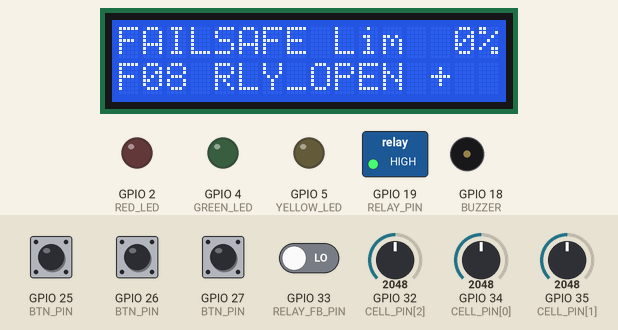
Bench run of a sketch on a simulated ESP32. Shown: 16×2 character LCD, switched loads named in the sketch (green lamp = pin HIGH), output pins drawn as LEDs (lit = HIGH), buzzer (waves = sounding, pin HIGH). Dashed ring = blinking. The inputs (shaded band) are chosen by the test bench; at power-on: GPIO 25 (BTN_PIN), GPIO 26 (BTN_PIN), GPIO 27 (BTN_PIN) HIGH, GPIO 33 (RELAY_FB_PIN) LOW, GPIO 32 (CELL_PIN[2]) = 2048, GPIO 34 (CELL_PIN[0]) = 2048, GPIO 35 (CELL_PIN[1]) = 2048. Random numbers use the default seed unless the sketch sets one; the modem accepts every AT command (registered, SIM ready, sends succeed) and sends nothing else; what the sketch prints to the serial monitor is not drawn.

Above: at 1.2 s.
1.3 s: GPIO 33 (RELAY_FB_PIN) driven HIGH
At 1.87 s:
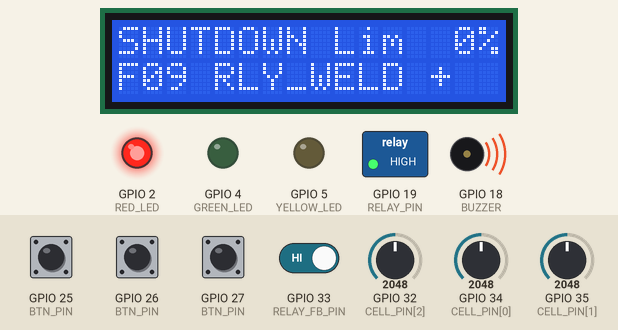
3.4 s: GPIO 33 (RELAY_FB_PIN) driven LOW
At 4.87 s:
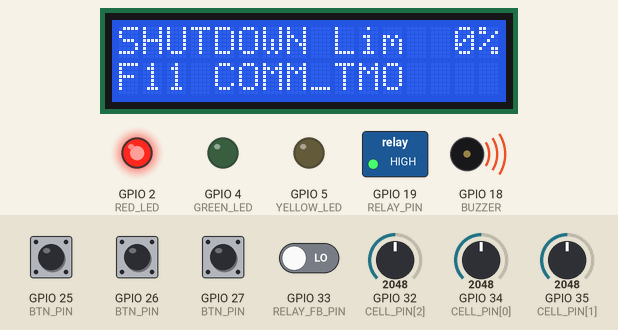
6.4 s: GPIO 25 (BTN_PIN) pulled LOW for 0.15 s
At 6.77 s:
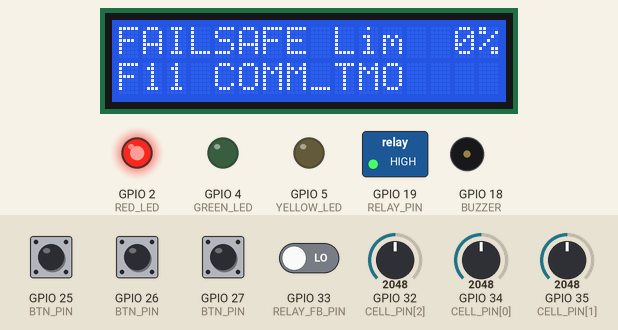
7.1 s: GPIO 32 (CELL_PIN[2]) set to 2638
10.1 s: GPIO 32 (CELL_PIN[2]) set to 2755
At 10.75 s:
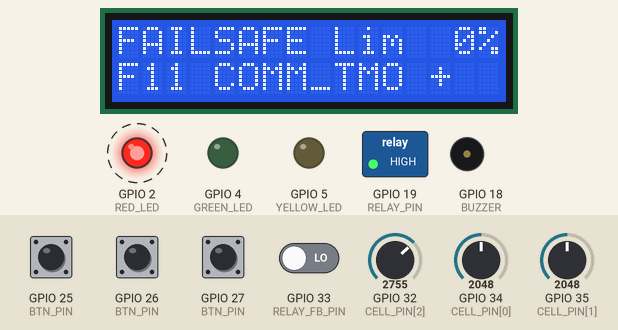
12.6 s: GPIO 34 (CELL_PIN[0]) set to 552
14.2 s: GPIO 34 (CELL_PIN[0]) set to 488
At 14.76 s:
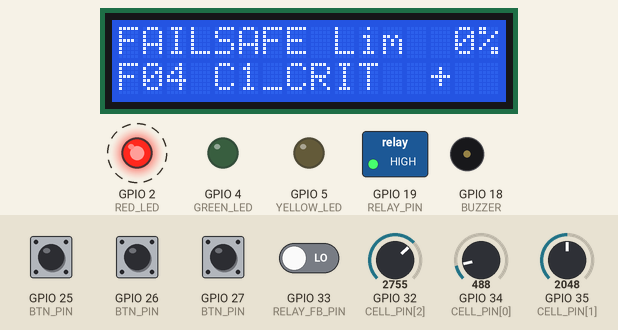
Timing chart, 0 to 53.7 s (numbered marks = the images above; inputs shaded):
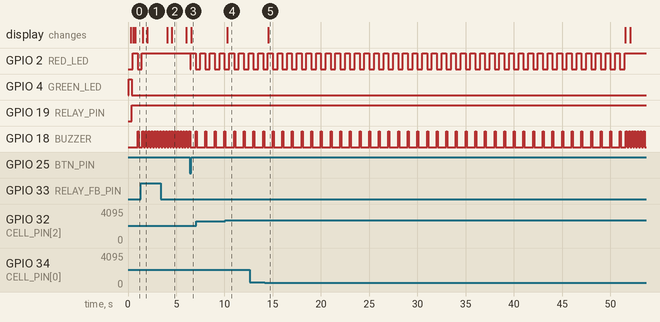

Measured:
- the behaviour switches between 2683 and 2684 on GPIO 32 (CELL_PIN[2]) (found by bisection; images 3 and 4)
- the behaviour switches between 513 and 512 on GPIO 34 (CELL_PIN[0]) (found by bisection; images 4 and 5)
- after the input at 6.4 s, GPIO 2 (RED_LED): HIGH → LOW after 0.06 s, → HIGH 0.04 s later, → LOW 0.50 s later; the display: changes after 0.14 s (image 3)
- after the input at 10.1 s, the display: changes after 0.18 s (image 4)
- what the display in image 1 shows lasts 0.5 s, from 1.5 s to 2.0 s
- what the display in image 2 shows lasts 1.5 s, from 4.5 s to 6.0 s

The sketch:

sketch.ino
```cpp
// Fault State Machine with Structured Recovery (ESP32, Wokwi)
// States: NORMAL, DEGRADED, FAILSAFE, SHUTDOWN. Transitions come from ONE table.
// Faults are identified by ID and source (CELL / RELAY / COMM / ADC) and remembered.
// Recovery from FAILSAFE is a verification sequence, never a jump to NORMAL.
// No delay() anywhere. Every state transition is logged as one JSON line.
#include <Wire.h>
#include <LiquidCrystal_I2C.h>
#include <stdarg.h>

// ---------- Types (declared first so Arduino auto-prototypes can see them) ----------
enum State  : uint8_t { S_NORMAL, S_DEGRADED, S_FAILSAFE, S_SHUTDOWN, NUM_STATES };
enum Event  : uint8_t { EV_CLEAR, EV_MINOR, EV_MAJOR, EV_FATAL, EV_VERIFIED, EV_EXHAUSTED, EV_RESET, NUM_EVENTS };
enum Source : uint8_t { SRC_NONE, SRC_CELL, SRC_RELAY, SRC_COMM, SRC_ADC };
enum Sev    : uint8_t { SEV_NONE, SEV_DEG, SEV_FS, SEV_SD };
enum FaultId : uint8_t {
  F_NONE,
  F_C1_LOW, F_C2_LOW, F_C3_LOW,          // cell weak            -> DEGRADED
  F_C1_CRIT, F_C2_CRIT, F_C3_CRIT,       // cell under/over volt -> FAILSAFE
  F_IMBAL,                               // cell imbalance       -> DEGRADED
  F_RLY_OPEN, F_RLY_WELD,                // relay stuck open -> FAILSAFE, welded -> SHUTDOWN
  F_COMM_CRC, F_COMM_TMO,                // comm bad frames -> DEGRADED, timeout -> FAILSAFE
  F_ADC1_FRZ, F_ADC2_FRZ, F_ADC3_FRZ,    // frozen ADC channel   -> FAILSAFE
  NUM_FAULTS
};
enum Verify : uint8_t { V_WAIT_CLEAR, V_STABLE, V_RELAY_TEST, V_ADC_CHECK, V_COMM_CHECK };
enum Inject : uint8_t { INJ_NONE, INJ_ADC_FREEZE, INJ_RELAY_OPEN, INJ_RELAY_WELD, INJ_COMM_LOSS, INJ_COMM_NOISE, NUM_INJ };
struct FaultInfo { const char* name; uint8_t source; uint8_t sev; };

// ---------- Fault table: name, source, severity ----------
const FaultInfo FAULTS[NUM_FAULTS] = {
  {"NONE",     SRC_NONE,  SEV_NONE},
  {"C1_LOW",   SRC_CELL,  SEV_DEG}, {"C2_LOW",   SRC_CELL, SEV_DEG}, {"C3_LOW",   SRC_CELL, SEV_DEG},
  {"C1_CRIT",  SRC_CELL,  SEV_FS},  {"C2_CRIT",  SRC_CELL, SEV_FS},  {"C3_CRIT",  SRC_CELL, SEV_FS},
  {"IMBAL",    SRC_CELL,  SEV_DEG},
  {"RLY_OPEN", SRC_RELAY, SEV_FS},  {"RLY_WELD", SRC_RELAY, SEV_SD},
  {"COMM_CRC", SRC_COMM,  SEV_DEG}, {"COMM_TMO", SRC_COMM, SEV_FS},
  {"ADC1_FRZ", SRC_ADC,   SEV_FS},  {"ADC2_FRZ", SRC_ADC,  SEV_FS},  {"ADC3_FRZ", SRC_ADC,  SEV_FS}
};
const char* STATE_NAME[]  = {"NORMAL", "DEGRADED", "FAILSAFE", "SHUTDOWN"};
const char* SOURCE_NAME[] = {"NONE", "CELL", "RELAY", "COMM", "ADC"};
const char* STEP_NAME[]   = {"WAIT_CLEAR", "STABLE", "RELAY_TEST", "ADC_CHECK", "COMM_CHECK"};
const char* INJ_NAME[]    = {"NONE", "ADC_FREEZE", "RELAY_OPEN", "RELAY_WELD", "COMM_LOSS", "COMM_NOISE"};
const char* EVENT_REASON[] = {"stable, hold complete", "minor fault", "major fault", "fatal fault",
                              "verification passed", "recovery failed", "operator reset"};

// ---------- THE TRANSITION TABLE: next state = TRANS[current state][event] ----------
//                         CLEAR       MINOR       MAJOR       FATAL       VERIFIED    EXHAUSTED   RESET
const uint8_t TRANS[NUM_STATES][NUM_EVENTS] = {
  /* NORMAL   */ { S_NORMAL,   S_DEGRADED, S_FAILSAFE, S_SHUTDOWN, S_NORMAL,   S_NORMAL,   S_NORMAL   },
  /* DEGRADED */ { S_NORMAL,   S_DEGRADED, S_FAILSAFE, S_SHUTDOWN, S_DEGRADED, S_DEGRADED, S_DEGRADED },
  /* FAILSAFE */ { S_FAILSAFE, S_FAILSAFE, S_FAILSAFE, S_SHUTDOWN, S_DEGRADED, S_SHUTDOWN, S_FAILSAFE },
  /* SHUTDOWN */ { S_SHUTDOWN, S_SHUTDOWN, S_SHUTDOWN, S_SHUTDOWN, S_SHUTDOWN, S_SHUTDOWN, S_FAILSAFE }
};

LiquidCrystal_I2C lcd(0x27, 16, 2);

// ---------- Pins ----------
const uint8_t CELL_PIN[3] = {34, 35, 32};   // pots = 3 battery cells
#define RELAY_PIN 19                         // relay drive
#define RELAY_FB_PIN 33                      // relay feedback (COM-NO contact to 3V3)
#define RELAY_ACTIVE_LOW true                // flip if your relay module acts the other way
#define COMM_RX 16                           // Serial2 loopback: wire GPIO17 to GPIO16
#define COMM_TX 17
#define RED_LED 2
#define GREEN_LED 4
#define YELLOW_LED 5
#define BUZZER 18
#define BTN_RESET 25                         // leave SHUTDOWN
#define BTN_INJECT 26                        // cycle injected fault
#define BTN_REPORT 27                        // print the fault registry

// ---------- Tuning ----------
const uint32_t SAMPLE_MS = 50, LCD_MS = 250, STAT_MS = 5000;
const uint8_t  ASSERT_N = 3, CLEAR_N = 20;               // fault debounce: 150 ms set, 1 s clear
const uint8_t  FROZEN_N = 20;                            // identical readings in a row = frozen (1 s)
const uint32_t RELAY_SETTLE_MS = 150;                    // time allowed for feedback to follow
const uint32_t COMM_PERIOD_MS = 100, COMM_TIMEOUT_MS = 500;
const uint32_t DEGRADED_HOLD_MS = 5000;                  // clean time before DEGRADED -> NORMAL
const uint32_t VERIFY_STABLE_MS = 3000, RELAY_TEST_MS = 400, ADC_CHECK_MS = 1000, COMM_CHECK_MS = 2000;
const uint8_t  COMM_CHECK_GOOD = 8;
const uint8_t  MAX_VERIFY_ATTEMPTS = 3;
const uint32_t FAILSAFE_TIMEOUT_MS = 45000;              // FAILSAFE can never last longer
const float LOW_TRIP = 3.30, LOW_CLR = 3.40;
const float CRIT_LO = 3.00, CRIT_LO_CLR = 3.05, CRIT_HI = 4.25, CRIT_HI_CLR = 4.20;
const float IMBAL_TRIP = 0.25, IMBAL_CLR = 0.18;
const uint8_t FROZEN_CH = 1;                             // ADC_FREEZE injection freezes cell 2

// ---------- Global data ----------
uint8_t state = S_NORMAL, vstep = V_WAIT_CLEAR, inject = INJ_NONE;
uint8_t verifyAttempts = 0, limitPct = 100, lastFaultId = F_NONE, relayPhase = 0;
uint32_t stateSince = 0, vT = 0, failsafeSince = 0, seqNo = 0, transitions = 0;
const char* exhaustReason = "";
bool relayCmd = true, resetRequested = false, cleanOn = false;
uint32_t relayCmdSince = 0, cleanSince = 0;
float volts[3] = {3.6, 3.6, 3.6};
uint16_t heldRaw = 0, lastRaw[3] = {0, 0, 0}, adcMin[3], adcMax[3], rawNow[3] = {2048, 2048, 2048};
uint8_t same[3] = {0, 0, 0};

// Fault registry (kept for the whole run)
uint16_t activeMask = 0;
uint8_t  aCnt[NUM_FAULTS], cCnt[NUM_FAULTS];
uint16_t occur[NUM_FAULTS];
uint32_t firstMs[NUM_FAULTS], lastMs[NUM_FAULTS];

// Communication
uint8_t txSeq = 0, rxSeq = 0, rxBuf[4], rxIdx = 0, crcScore = 0, goodStreak = 0;
bool haveSeq = false;
uint32_t lastGoodMs = 0, crcErrors = 0, framesOk = 0;
uint32_t maxLoopUs = 0, stalls = 0;

// ---------- Structured log: one JSON object per line ----------
void logj(const char* ev, const char* fmt, ...) {
  char body[170];
  va_list ap; va_start(ap, fmt); vsnprintf(body, sizeof body, fmt, ap); va_end(ap);
  Serial.printf("{\"t_ms\":%lu,\"ev\":\"%s\",%s}\n", (unsigned long)millis(), ev, body);
}

// ---------- Relay ----------
void setRelayCmd(bool closed) {
  if (closed == relayCmd) return;
  relayCmd = closed; relayCmdSince = millis();
  digitalWrite(RELAY_PIN, (closed != RELAY_ACTIVE_LOW) ? HIGH : LOW);
  logj("RELAY", "\"cmd\":\"%s\"", closed ? "CLOSE" : "OPEN");
}
bool readFeedback() {
  if (inject == INJ_RELAY_OPEN) return false;      // injected: contact stuck open
  if (inject == INJ_RELAY_WELD) return true;       // injected: contact welded shut
  return digitalRead(RELAY_FB_PIN) == HIGH;
}

// ---------- Fault registry ----------
bool isActive(uint8_t id) { return (activeMask >> id) & 1; }

uint8_t worstSeverity() {
  uint8_t w = SEV_NONE;
  for (uint8_t id = 1; id < NUM_FAULTS; id++) if (isActive(id) && FAULTS[id].sev > w) w = FAULTS[id].sev;
  return w;
}
uint8_t dominantFault() {                          // most severe active fault
  uint8_t best = F_NONE, bs = SEV_NONE;
  for (uint8_t id = 1; id < NUM_FAULTS; id++) if (isActive(id) && FAULTS[id].sev > bs) { bs = FAULTS[id].sev; best = id; }
  return best;
}

// Debounced set/clear. A fault becomes active after ASSERT_N bad samples in a row
// and clears after CLEAR_N good samples in a row.
void faultReport(uint8_t id, bool cond) {
  uint32_t now = millis();
  if (cond) {
    cCnt[id] = 0;
    if (!isActive(id) && ++aCnt[id] >= ASSERT_N) {
      activeMask |= (uint16_t)(1u << id); aCnt[id] = 0;
      occur[id]++; if (occur[id] == 1) firstMs[id] = now;
      lastMs[id] = now; lastFaultId = id;
      logj("FAULT", "\"action\":\"SET\",\"fault_id\":%u,\"fault\":\"%s\",\"source\":\"%s\",\"severity\":%u,\"count\":%u",
           id, FAULTS[id].name, SOURCE_NAME[FAULTS[id].source], FAULTS[id].sev, occur[id]);
    }
  } else {
    aCnt[id] = 0;
    if (isActive(id) && ++cCnt[id] >= CLEAR_N) {
      activeMask &= (uint16_t)~(1u << id); cCnt[id] = 0; lastMs[id] = now;
      logj("FAULT", "\"action\":\"CLEAR\",\"fault_id\":%u,\"fault\":\"%s\",\"source\":\"%s\"",
           id, FAULTS[id].name, SOURCE_NAME[FAULTS[id].source]);
    }
  }
}

void dumpRegistry() {
  for (uint8_t id = 1; id < NUM_FAULTS; id++)
    logj("REGISTRY", "\"fault_id\":%u,\"fault\":\"%s\",\"source\":\"%s\",\"severity\":%u,\"active\":%s,\"count\":%u,\"first_ms\":%lu,\"last_ms\":%lu",
         id, FAULTS[id].name, SOURCE_NAME[FAULTS[id].source], FAULTS[id].sev, isActive(id) ? "true" : "false",
         occur[id], (unsigned long)firstMs[id], (unsigned long)lastMs[id]);
}

// ---------- State machine core ----------
void enterState(uint8_t next, uint8_t fid, const char* why) {
  uint8_t prev = state;
  seqNo++;
  logj("STATE", "\"seq\":%lu,\"from\":\"%s\",\"to\":\"%s\",\"fault_id\":%u,\"fault\":\"%s\",\"source\":\"%s\",\"reason\":\"%s\"",
       (unsigned long)seqNo, STATE_NAME[prev], STATE_NAME[next], fid, FAULTS[fid].name, SOURCE_NAME[FAULTS[fid].source], why);
  state = next; stateSince = millis(); transitions++;
  if (next == S_NORMAL)        { verifyAttempts = 0; limitPct = 100; setRelayCmd(true); }
  else if (next == S_DEGRADED) { limitPct = 50; setRelayCmd(true); }
  else if (next == S_FAILSAFE) {
    limitPct = 0; setRelayCmd(false);
    failsafeSince = stateSince; vstep = V_WAIT_CLEAR; vT = stateSince;
    if (prev == S_DEGRADED) verifyAttempts++;     // relapse after a recovery counts against us
  } else { limitPct = 0; setRelayCmd(false); }    // SHUTDOWN
}

void dispatch(uint8_t ev) {
  uint8_t next = TRANS[state][ev];
  if (next == state) return;
  uint8_t fid = F_NONE;
  if (ev == EV_MINOR || ev == EV_MAJOR || ev == EV_FATAL || ev == EV_EXHAUSTED) {
    fid = dominantFault(); if (!fid) fid = lastFaultId;
  }
  enterState(next, fid, ev == EV_EXHAUSTED ? exhaustReason : EVENT_REASON[ev]);
}

// ---------- FAILSAFE verification: a fixed sequence of checks ----------
void vgo(uint8_t step) {
  vstep = step; vT = millis();
  if (step == V_ADC_CHECK) for (uint8_t c = 0; c < 3; c++) { adcMin[c] = 4095; adcMax[c] = 0; }
  logj("VERIFY", "\"step\":\"%s\",\"result\":\"START\"", STEP_NAME[step]);
}
void vpass(const char* what) { logj("VERIFY", "\"step\":\"%s\",\"result\":\"PASS\"", what); }

uint8_t vfail(const char* why) {
  verifyAttempts++;
  setRelayCmd(false);
  logj("VERIFY", "\"step\":\"%s\",\"result\":\"FAIL\",\"reason\":\"%s\",\"attempt\":%u", STEP_NAME[vstep], why, verifyAttempts);
  vgo(V_WAIT_CLEAR);
  if (verifyAttempts >= MAX_VERIFY_ATTEMPTS) { exhaustReason = "verification failed repeatedly"; return EV_EXHAUSTED; }
  return 0xFF;
}

uint8_t verifyRun() {                              // returns an event, or 0xFF for none
  uint32_t now = millis();
  if (verifyAttempts >= MAX_VERIFY_ATTEMPTS) { exhaustReason = "too many failed recoveries"; return EV_EXHAUSTED; }
  if (now - failsafeSince >= FAILSAFE_TIMEOUT_MS) { exhaustReason = "failsafe timeout"; return EV_EXHAUSTED; }
  bool any = activeMask != 0;
  switch (vstep) {
    case V_WAIT_CLEAR:
      if (!any) vgo(V_STABLE);
      break;
    case V_STABLE:
      if (any) vgo(V_WAIT_CLEAR);
      else if (now - vT >= VERIFY_STABLE_MS) { vpass("STABLE"); vgo(V_RELAY_TEST); relayPhase = 0; setRelayCmd(true); }
      break;
    case V_RELAY_TEST:                             // close, check feedback; open, check feedback
      if (now - vT >= RELAY_TEST_MS) {
        bool fb = readFeedback();
        if (relayPhase == 0) {
          if (fb) { relayPhase = 1; setRelayCmd(false); vT = now; }
          else return vfail("relay did not close");
        } else {
          if (!fb) { vpass("RELAY_TEST"); vgo(V_ADC_CHECK); }
          else return vfail("relay did not open");
        }
      }
      break;
    case V_ADC_CHECK:                              // every channel must show live variation
      if (any) return vfail("fault during adc check");
      if (now - vT >= ADC_CHECK_MS) {
        bool live = true;
        for (uint8_t c = 0; c < 3; c++) if (adcMax[c] <= adcMin[c]) live = false;
        if (live) { vpass("ADC_CHECK"); vgo(V_COMM_CHECK); }
        else return vfail("adc channel not live");
      }
      break;
    case V_COMM_CHECK:                             // consecutive, in-sequence good frames
      if (any) return vfail("fault during comm check");
      if (goodStreak >= COMM_CHECK_GOOD) { vpass("COMM_CHECK"); return EV_VERIFIED; }
      if (now - vT >= COMM_CHECK_MS) return vfail("comm not healthy");
      break;
  }
  return 0xFF;
}

// ---------- Communication (UART loopback, 4-byte frame with CRC) ----------
uint8_t crc8(const uint8_t* d, uint8_t n) {
  uint8_t c = 0;
  for (uint8_t i = 0; i < n; i++) { c ^= d[i]; for (uint8_t b = 0; b < 8; b++) c = (c & 0x80) ? (c << 1) ^ 0x07 : (c << 1); }
  return c;
}
void commTxTask() {
  if (inject == INJ_COMM_LOSS) return;             // injected: sender silent
  uint8_t f[4] = {0xA5, txSeq++, 0x01, 0};
  f[3] = crc8(f, 3);
  if (inject == INJ_COMM_NOISE && (txSeq & 1)) f[2] ^= 0x10;   // corrupt every other frame
  Serial2.write(f, 4);
}
void commRxTask() {
  while (Serial2.available()) {
    uint8_t b = Serial2.read();
    if (rxIdx == 0 && b != 0xA5) continue;
    rxBuf[rxIdx++] = b;
    if (rxIdx < 4) continue;
    rxIdx = 0;
    if (crc8(rxBuf, 3) == rxBuf[3]) {
      framesOk++; lastGoodMs = millis();
      goodStreak = (haveSeq && rxBuf[1] == (uint8_t)(rxSeq + 1)) ? (goodStreak < 255 ? goodStreak + 1 : 255) : 1;
      rxSeq = rxBuf[1]; haveSeq = true;
      if (crcScore) crcScore--;
    } else {
      crcErrors++; goodStreak = 0; crcScore = min(10, crcScore + 2);
    }
  }
  if (millis() - lastGoodMs > COMM_TIMEOUT_MS) goodStreak = 0;
}

// ---------- Sensors and fault detection (50 ms task) ----------
uint16_t readAdc(uint8_t ch) {
  int v = constrain(analogRead(CELL_PIN[ch]) + random(-3, 4), 0, 4095);   // real ADCs are noisy
  if (inject == INJ_ADC_FREEZE && ch == FROZEN_CH) return heldRaw;        // injected: stuck value
  return (uint16_t)v;
}

void detectFaults() {
  uint32_t now = millis();
  // ADC: frozen value (identical reading many times in a row)
  for (uint8_t c = 0; c < 3; c++) {
    uint16_t raw = readAdc(c); rawNow[c] = raw;
    volts[c] = 2.8 + raw / 4095.0 * 1.6;
    if (raw == lastRaw[c]) { if (same[c] < 255) same[c]++; } else same[c] = 0;
    lastRaw[c] = raw;
    if (state == S_FAILSAFE && vstep == V_ADC_CHECK) { if (raw < adcMin[c]) adcMin[c] = raw; if (raw > adcMax[c]) adcMax[c] = raw; }
    faultReport(F_ADC1_FRZ + c, same[c] >= FROZEN_N);
  }
  // Relay: commanded state must match the feedback after the settle time
  bool fb = readFeedback(), settled = (now - relayCmdSince) >= RELAY_SETTLE_MS;
  faultReport(F_RLY_OPEN, settled && relayCmd && !fb);
  faultReport(F_RLY_WELD, settled && !relayCmd && fb);
  // Cells: a cell with a frozen ADC is isolated (its stale value is not trusted)
  float hi = -1, lo = 99; uint8_t n = 0;
  for (uint8_t c = 0; c < 3; c++) {
    if (isActive(F_ADC1_FRZ + c)) continue;
    float v = volts[c];
    faultReport(F_C1_LOW + c, isActive(F_C1_LOW + c) ? v < LOW_CLR : v < LOW_TRIP);
    faultReport(F_C1_CRIT + c, isActive(F_C1_CRIT + c) ? (v < CRIT_LO_CLR || v > CRIT_HI_CLR) : (v < CRIT_LO || v > CRIT_HI));
    if (v > hi) hi = v; if (v < lo) lo = v; n++;
  }
  if (n >= 2) faultReport(F_IMBAL, (hi - lo) > (isActive(F_IMBAL) ? IMBAL_CLR : IMBAL_TRIP));
  // Communication
  faultReport(F_COMM_TMO, now - lastGoodMs > COMM_TIMEOUT_MS);
  faultReport(F_COMM_CRC, isActive(F_COMM_CRC) ? crcScore > 0 : crcScore >= 6);
}

// ---------- One decision per sample: turn faults into an event ----------
void stateTask() {
  uint32_t now = millis();
  uint8_t worst = worstSeverity(), ev = 0xFF;
  if (worst == SEV_NONE) { if (!cleanOn) { cleanOn = true; cleanSince = now; } } else cleanOn = false;

  if (resetRequested) {
    resetRequested = false;
    if (state == S_SHUTDOWN) { verifyAttempts = 0; ev = EV_RESET; }
    else logj("INFO", "\"msg\":\"reset ignored, not in SHUTDOWN\"");
  } else if (worst == SEV_SD) ev = EV_FATAL;
  else if (state == S_FAILSAFE) ev = verifyRun();          // verification decides
  else if (worst == SEV_FS) ev = EV_MAJOR;
  else if (worst == SEV_DEG) ev = EV_MINOR;
  else if (state == S_DEGRADED && cleanOn) {                // probation counts from DEGRADED entry
    uint32_t from = cleanSince > stateSince ? cleanSince : stateSince;
    if (now - from >= DEGRADED_HOLD_MS) ev = EV_CLEAR;
  }
  if (ev != 0xFF) dispatch(ev);
}

// ---------- Buttons (polled, debounced) ----------
const uint8_t BTN_PIN[3] = {BTN_RESET, BTN_INJECT, BTN_REPORT};
bool bStable[3] = {HIGH, HIGH, HIGH}, bLast[3] = {HIGH, HIGH, HIGH};
uint32_t bT[3] = {0, 0, 0};
bool btnPressed(uint8_t k) {
  bool r = digitalRead(BTN_PIN[k]); uint32_t now = millis();
  if (r != bLast[k]) { bLast[k] = r; bT[k] = now; }
  if (r != bStable[k] && now - bT[k] >= 30) { bStable[k] = r; return r == LOW; }
  return false;
}
void buttonsTask() {
  if (btnPressed(0)) resetRequested = true;
  if (btnPressed(1)) {
    inject = (inject + 1) % NUM_INJ;
    if (inject == INJ_ADC_FREEZE) heldRaw = rawNow[FROZEN_CH];
    logj("INJECT", "\"mode\":\"%s\"", INJ_NAME[inject]);
  }
  if (btnPressed(2)) dumpRegistry();
}

// ---------- Outputs ----------
void outputsTask() {
  uint32_t now = millis();
  bool slow = (now / 500) % 2, r = false, g = false, y = false, bz = false;
  if (state == S_NORMAL) g = true;
  else if (state == S_DEGRADED) y = true;
  else if (state == S_FAILSAFE) { r = slow; bz = (now % 1000) < 100; }
  else { r = true; bz = (now % 300) < 150; }
  digitalWrite(RED_LED, r); digitalWrite(GREEN_LED, g); digitalWrite(YELLOW_LED, y); digitalWrite(BUZZER, bz);
}

void lcdLine(uint8_t row, const char* s) {          // rewrites a line only if it changed
  static char last[2][17];
  char b[17]; snprintf(b, sizeof b, "%-16s", s);
  if (strcmp(b, last[row]) == 0) return;
  strcpy(last[row], b); lcd.setCursor(0, row); lcd.print(b);
}
void lcdTask() {
  char a[24], b[24];
  uint8_t d = dominantFault(), n = 0;
  for (uint8_t id = 1; id < NUM_FAULTS; id++) n += isActive(id);
  snprintf(a, sizeof a, "%-8s Lim%3d%%", STATE_NAME[state], limitPct);
  if (state == S_FAILSAFE && n == 0) snprintf(b, sizeof b, "Verify:%s", STEP_NAME[vstep]);
  else if (state == S_SHUTDOWN && (millis() / 2000) % 2) snprintf(b, sizeof b, "Press RESET btn");
  else if (n) snprintf(b, sizeof b, "F%02u %-8s %s", d, FAULTS[d].name, n > 1 ? "+" : "");
  else snprintf(b, sizeof b, "No faults");
  lcdLine(0, a); lcdLine(1, b);
}

bool tableValid() {                                  // every table entry must be a real state
  for (uint8_t s = 0; s < NUM_STATES; s++) for (uint8_t e = 0; e < NUM_EVENTS; e++) if (TRANS[s][e] >= NUM_STATES) return false;
  return true;
}

void setup() {
  Serial.begin(115200);
  Serial2.begin(9600, SERIAL_8N1, COMM_RX, COMM_TX);
  pinMode(RED_LED, OUTPUT); pinMode(GREEN_LED, OUTPUT); pinMode(YELLOW_LED, OUTPUT);
  pinMode(BUZZER, OUTPUT); pinMode(RELAY_PIN, OUTPUT); pinMode(RELAY_FB_PIN, INPUT_PULLDOWN);
  for (uint8_t i = 0; i < 3; i++) pinMode(BTN_PIN[i], INPUT_PULLUP);
  lcd.init(); lcd.backlight();
  digitalWrite(RELAY_PIN, RELAY_ACTIVE_LOW ? LOW : HIGH);   // start closed
  relayCmd = true; relayCmdSince = millis(); lastGoodMs = millis();
  logj("BOOT", "\"msg\":\"fault state machine started\",\"table_ok\":%s", tableValid() ? "true" : "false");
}

void loop() {
  static uint32_t tSample = 0, tComm = 0, tLcd = 0, tStat = 0, lastUs = 0;
  uint32_t now = millis(), us = micros();
  if (lastUs) { uint32_t dt = us - lastUs; if (dt > maxLoopUs) maxLoopUs = dt; if (dt > 50000) stalls++; }
  lastUs = us;

  commRxTask();
  if (now - tComm >= COMM_PERIOD_MS) { tComm += COMM_PERIOD_MS; if (now - tComm > 5 * COMM_PERIOD_MS) tComm = now; commTxTask(); }
  if (now - tSample >= SAMPLE_MS) {
    tSample += SAMPLE_MS; if (now - tSample > 5 * SAMPLE_MS) tSample = now;
    detectFaults();
    stateTask();
  }
  buttonsTask();
  outputsTask();
  if (now - tLcd >= LCD_MS) { tLcd = now; lcdTask(); }
  if (now - tStat >= STAT_MS) {
    tStat = now;
    logj("STAT", "\"state\":\"%s\",\"active_mask\":\"0x%04X\",\"limit_pct\":%u,\"transitions\":%lu,\"attempts\":%u,\"relay_cmd\":\"%s\",\"relay_fb\":\"%s\",\"frames_ok\":%lu,\"crc_errors\":%lu,\"max_loop_us\":%lu,\"stalls\":%lu",
         STATE_NAME[state], activeMask, limitPct, (unsigned long)transitions, verifyAttempts, relayCmd ? "CLOSED" : "OPEN",
         readFeedback() ? "CLOSED" : "OPEN", (unsigned long)framesOk, (unsigned long)crcErrors, (unsigned long)maxLoopUs, (unsigned long)stalls);
  }
}
```
